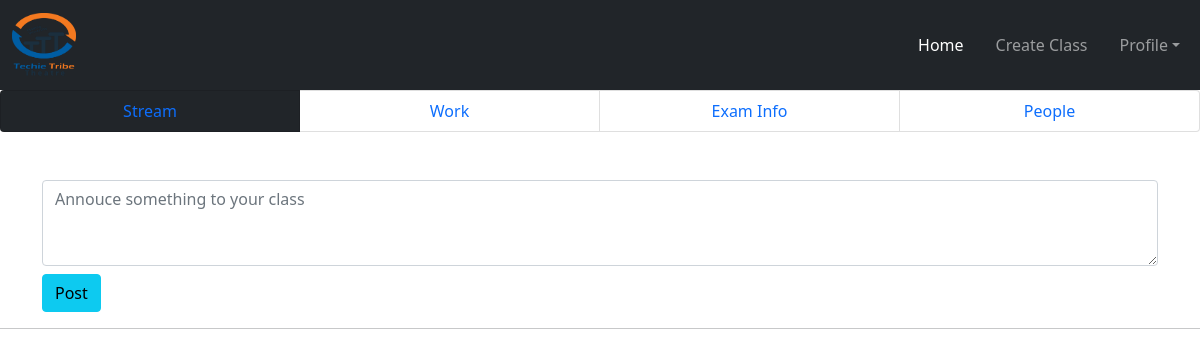
Page /teacher/classshow/7/ (signed in) on the earlier database version.
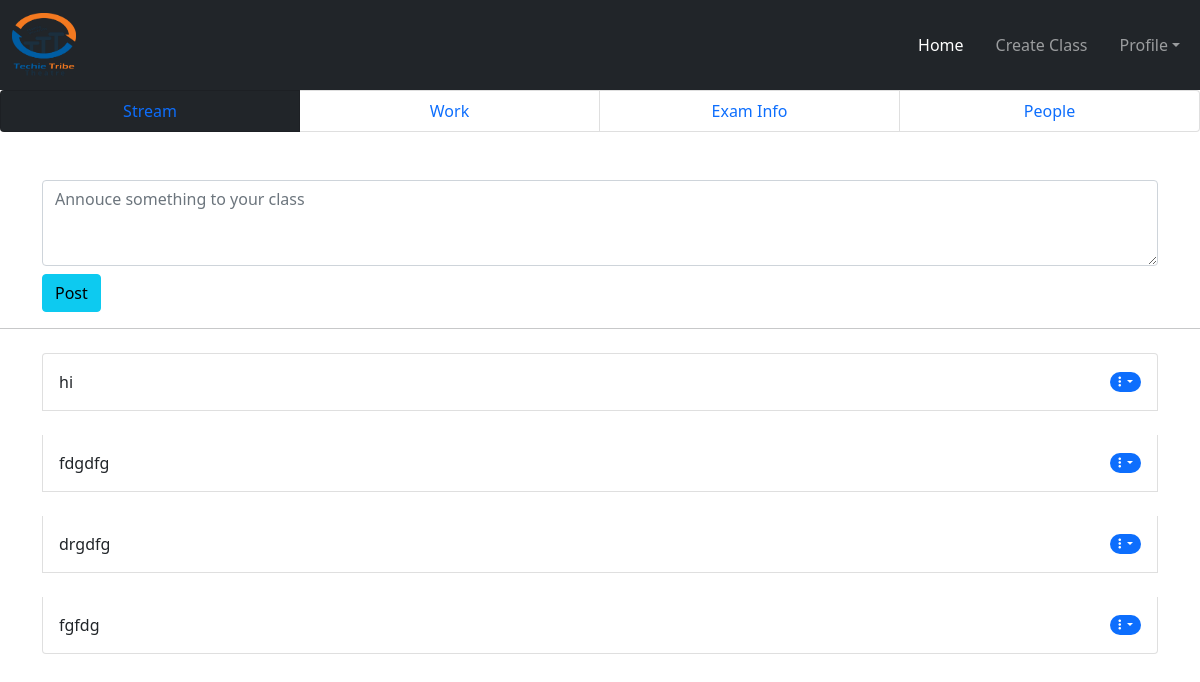
Same page on the later database version.
### teacher/models.py (models this page shows)
class Announcement(models.Model):
    user = models.ForeignKey(User, on_delete=models.CASCADE)
    classview = models.ForeignKey(CreateClass, on_delete=models.CASCADE)
    text = models.TextField()

### teacher/views.py (the view, shortened to what this page needs)
# urls.py: path('classshow/<int:id>/', ClassShow.as_view(), name='classshow'),
class ClassShow(View):
    def get(self, request, id):
        if request.user.is_authenticated:
            mainid = id
            classshow = CreateClass.objects.get(pk=id)
            allannouce = Announcement.objects.filter(classview=classshow)[::-1]
            return render(request, 'classview.html', {'classshow': classshow, "mainid": mainid, 'allannouce': allannouce})
        else:
            return redirect("/")

### teacher/templates/classview.html (shortened to what this page needs)
{% extends 'base_teacher.html' %} <br />
{% load static %} <br />
{% block content %}
<link rel="stylesheet" href="{% static 'css/card.css' %}" />
<link
  rel="stylesheet"
  href="https://cdnjs.cloudflare.com/ajax/libs/font-awesome/6.1.1/css/all.min.css"
/>
<ul class="list-group list-group-horizontal col-12">
  <li class="list-group-item col-3 text-center bg-dark text-white">
    <a href="{% url 'classshow' mainid %}">Stream</a>
  </li>
  <li class="list-group-item col-3 text-center">
    <a href="{% url 'addwork' mainid %}">Work</a>
  </li>
  <li class="list-group-item col-3 text-center">
    <a href="{% url 'examview' mainid %}">Exam Info</a>
  </li>
  <li class="list-group-item col-3 text-center"><a href="">People</a></li>
</ul>
<div class="container mt-5">
  <form action="" method="POST" enctype="multipart/form-data">
    <textarea
      name="annouce"
      placeholder="Annouce something to your class"
      id=""
      cols="10"
      rows="3"
      class="form-control"
    ></textarea>
    <div class="mt-2 d-flex">
      <button type="submit" class="btn btn-info">Post</button>
    </div>
  </form>
</div>
<hr />
<div class="container mt-4">
  <div class="list-group">
    {% for ann in allannouce %}
    <li
      class="list-group-item d-flex justify-content-between align-items-center mb-4 p-3"
    >
      {{ann.text}}
      <span class="badge bg-primary rounded-pill"
        ><i
          class="fa-solid fa-ellipsis-vertical dropdown dropdown-toggle"
          id="navbarDropdown"
          data-bs-toggle="dropdown"
        >
        </i>
      </span>
    </li>
    {% endfor %}
  </div>
</div>
{% endblock content %}

Differences in the rows shown:
added Announcement: text "hi"
added Announcement: text "fdgdfg"
added Announcement: text "drgdfg"
added Announcement: text "fgfdg"
